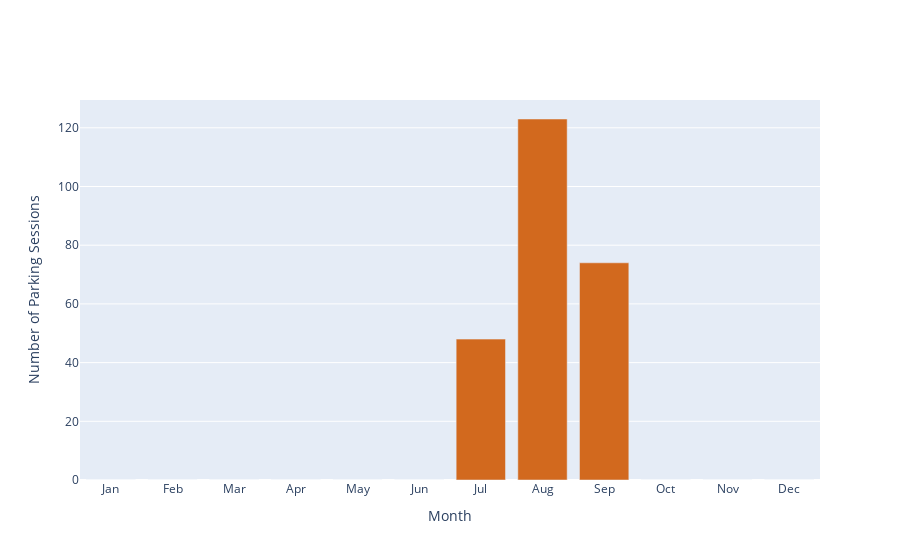

Write notebook code for a chart like this one.
### Markdown cell above
4.1 Distribution of Parking Sessions by month

### Code cell
plot_bar(df1, "month", colour='chocolate')

### Figure 1 — Plotly figure (JSON) as saved in the notebook; plotly's stock layout.template omitted (floating-point values rounded to 4 significant figures)
{"data": [{"marker": {"color": "chocolate"}, "type": "bar", "x": ["Jan", "Feb", "Mar", "Apr", "May", "Jun", "Jul", "Aug", "Sep", "Oct", "Nov", "Dec"], "y": [0, 0, 0, 0, 0, 0, 48, 123, 74, 0, 0, 0]}], "layout": {"title": {"text": ""}, "xaxis": {"title": {"text": "Month"}}, "yaxis": {"title": {"text": "Number of Parking Sessions"}}}}
